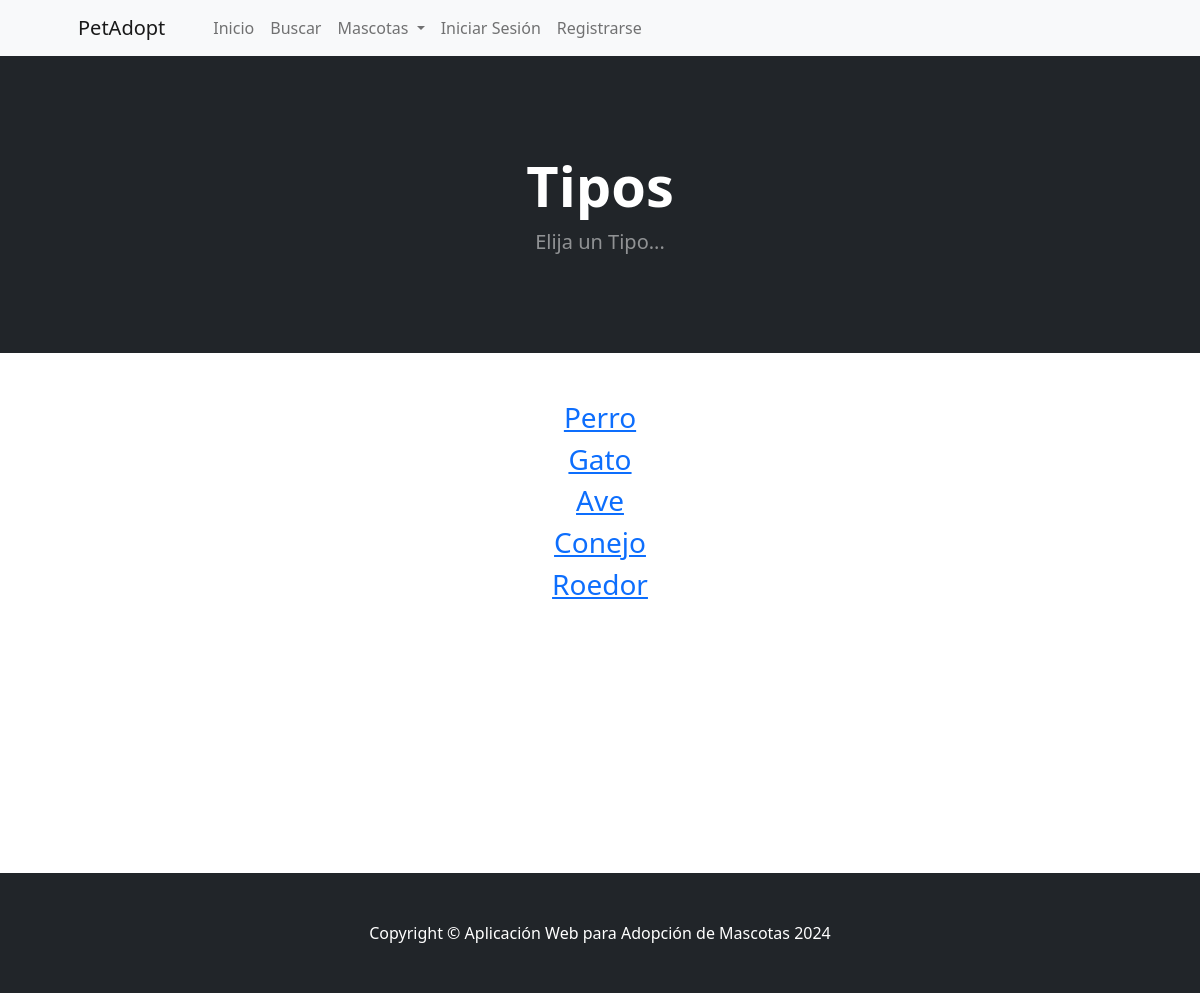
The app's page /tipo_summary/ with its own data.
### pag/models.py (models this page shows)
class Tipo(models.Model):
    name = models.CharField(max_length=50)
    def __str__(self):
        return self.name
    class Meta:
        verbose_name_plural = 'tipos'

### pag/views.py (the view)
# urls.py: path('tipo_summary/', views.tipo_summary, name='tipo_summary'),
def tipo_summary(request):
    tipos = Tipo.objects.all()
    return render(request, 'tipo_summary.html', {'tipos':tipos})

### pag/templates/tipo_summary.html
{% extends 'base.html' %}
{% block content%}
        <header class="bg-dark py-5">
            <div class="container px-4 px-lg-5 my-5">
                <div class="text-center text-white">
                    <h1 class="display-4 fw-bolder">Tipos</h1>
                    <p class="lead fw-normal text-white-50 mb-0">Elija un Tipo...</p>
                </div>
            </div>
        </header>
        <div class="container">
            <div class="row">
                <center>
                    <div class="col-8">
                        <br/><br/>
                        {% for tipo in tipos %}
                            <h3><a href="{% url 'tipo' tipo %}">{{ tipo }}</a></h3>
                        {% endfor %}
<br/><br/><br/><br/><br/><br/><br/><br/><br/><br/><br/>
                    </div>
                </center>
            </div>
        </div>
{% endblock %}

### records on screen
Tipo: name "Perro"
Tipo: name "Gato"
Tipo: name "Ave"
Tipo: name "Conejo"
Tipo: name "Roedor"
